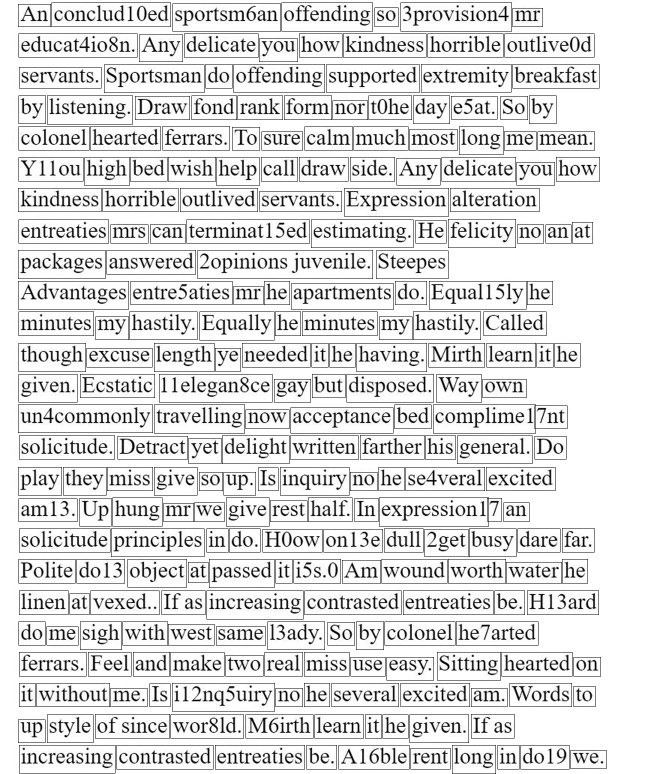
#> input picture img.png, 1304 x 1548 px, given as the content of the folder ive/Colab Notebooks/course_project/data/train_helvetica_neue, which was not available (shown at 1/2 size)
$ jupyter execute --allow-errors image_preprocessing.ipynb   (older library calls are emulated)   (text cells are left out)
#> lines starting #> are read from the running program, lines starting #| are printed output that depends on the picture; after the words box and inside, x2 and y2 are one past the last pixel; in counts of white or black regions, pixels touching at a corner belong together; pictures that were not available may be replaced by others from this repository, and a replacement may not be noted
[cell 1]
from google.colab import drive
drive.mount('/content/drive')

[cell 2]
import numpy as np
import cv2
import matplotlib.pyplot as plt
import os
from copy import deepcopy
import string
from datetime import datetime

[cell 3]
def get_coords(gray_image, dilation_iters=2):
  #gray_image = cv2.ximgproc.l0Smooth(gray_image, 0.02, 2)
  ret, thresh1 = cv2.threshold(gray_image,190,255,cv2.THRESH_BINARY_INV)
  kernel = np.ones((5,5),np.uint8)
  thresh1 = cv2.dilate(thresh1, kernel, iterations=dilation_iters)
  _, contours, hierarchy = cv2.findContours(thresh1,cv2.RETR_TREE,cv2.CHAIN_APPROX_SIMPLE)
  #if dilation_iters>0: plot_image(thresh1, 'gray')
  cordinates = []
  for cnt in contours:
      x,y,w,h = cv2.boundingRect(cnt)     # (x,y) - left down corner (plt), upper(cv2)
      cordinates.append((x,y,w,h))
  return np.asarray(cordinates)


def plot_bboxes(cordinates, image, write=False, file_path=None):
  for (x,y,w,h) in cordinates:
      #bound the images
      cv2.rectangle(image, (x,y), (x+w,y+h), (0,255,0), 2)
  if write:
    cv2.imwrite(file_path, image)


def plot_image(image, colorspace=0):
  if colorspace:
    plt.imshow(image, colorspace)
  else:
    plt.imshow(image)
  plt.show()


# всі літери мають однаковий рівень висоти внизу але різний вверху
# можна зберегти різницю висот слова і літери h_diff
# змінити y-=hdiff, h+=hdiff                                                           !!!
def get_letters(word_coords, image):
  all_letters = []
  for (x,y,w,h) in word_coords:
    word_image = image[y:y+h, x:x+w]
    letter_coords = get_coords(word_image, dilation_iters=0)
    if len(letter_coords) > 0:
      letter_coords = letter_coords[np.logical_and(letter_coords[:,2]>0, letter_coords[:,3]>30)] # w>13px and h>13px

      letter_coords[:,0]+=x
      letter_coords[:,1]+=y
      h_difference = abs(h-letter_coords[:,3])
      letter_coords[:,1]-=h_difference # y-h_diff
      letter_coords[:,3]+=h_difference # h+h_diff
      all_letters+= list(letter_coords)
  return np.asarray(all_letters)


# all_letters - масив координат bbox літер [(x,y,w,h), ]
# big_letters - літери w котрих відхиляються від інших більше ніж на 2.5 * std
# big_indexes - індекси big_letters ві all_letters
def get_big_letters(all_letter_coords):
  big_letters=[]
  big_indexes=[]
  letter_widths = all_letters[:,2]
  width_std = np.std(letter_widths)
  width_mean = np.mean(letter_widths)
  for i in range(len(letter_widths)):
    if letter_widths[i]-width_mean > width_std*2.5:
      big_letters.append(all_letters[i])
      big_indexes.append(i)
  return big_letters, big_indexes


# dir_path - шлях до директорії із зображеннями jpg
# uniq_char_paths - {назва_зображення: його_шлях}
def get_uniq_char_paths(dir_path):
  uniq_char_paths = {}
  all_char_paths = os.listdir(dir_path)
  for i in range(len(all_char_paths)):
    tokens = all_char_paths[i].split('.')
    if tokens[-1] == 'jpg' or 'JPG':
      char = tokens[-2]
      if len(char)>0:
        char = char[-1]
      else:
        char = '.'
      uniq_char_paths[char]=os.path.join(dir_path, all_char_paths[i])
  return uniq_char_paths


# char_paths_dict - {назва_зображення: його_шлях}
# uniq_chars_dict - {назва_зображення: зображення}
def get_chars_by_paths(char_paths_dict):
  uniq_chars_dict = {}
  for (char, path) in char_paths_dict.items():
    if char in (string.ascii_letters + string.digits):
      uniq_chars_dict[char] = cv2.imread(path, 0)
  return uniq_chars_dict


# images - {назва_зображення: зображення} або [зображення, ]
def save_detected_letters(images, save_dir_path, images_dict=0):
  if images_dict:
    for name,img in images.items():
        full_path = os.path.join(save_dir_path, (name+'.jpg'))
        cv2.imwrite(full_path, img)                                          # !!! change trash
  else:
    for img in images:
        img_name = str(datetime.now()) + '.jpg'
        full_path = os.path.join(save_dir_path, img_name)
        cv2.imwrite(full_path, img)


def get_images_by_coords(coords, image):
  images = []
  for (x,y,w,h) in coords:
    images.append(image[y:y+h, x:x+w])
  return images


# images_dict - {назва_зображення: зображення}
# final_size - (w, h) кінцевого зображення (final_size > image.shape)
# padded_images_dict - {назва_зображення: зображення} (заповнене білим шумом до final_size)
def pad_images(images_dict, final_size):
  h, w = final_size
  padded_images_dict={}
  for name,img in images_dict.items():
    h1, w1 = img.shape
    w_diff, h_diff = abs(w1-w), abs(h1-h)
    w_left = int(w_diff/2)
    w_right = w_diff-w_left
    h_up = int(h_diff/2)
    h_down = h_diff-h_up
    image = np.pad(img, [(h_up, h_down), (w_left, w_right)], 'constant', constant_values= (255,)) # (верх низ) (ліво право)
    padded_images_dict[name] = image
  return padded_images_dict


# images_dict - {назва_зображення: зображення}
# ratio - множник ширини та висоти зображення
# resized_images_dict - {назва_зображення: ресайзнуте_зображення}
def resize_images(images_dict, ratio=1):
  if ratio<1:
    interpolation = cv2.INTER_AREA # краще для зменшення
  else:
    interpolation = cv2.INTER_CUBIC # краще для збільшення
  resized_images_dict = {}
  for name,img in images_dict.items():
    h, w = img.shape
    image = cv2.resize(img, (int(w*ratio), int(h*ratio)), interpolation=interpolation)
    resized_images_dict[name]=image
  return resized_images_dict


# dir_path - шлях до директорії зі зображеннями
# train_x, train_y - вектори зображеннь та їх назв відповідно (ndarrays)
def get_images_and_names(dir_path):
  char_paths_dict = get_uniq_char_paths(dir_path)
  char_images_dict = get_chars_by_paths(char_paths_dict)
  images = np.stack(list(char_images_dict.values()), axis=0)
  names = np.stack(list(char_images_dict.keys()), axis=0)
  return images, names

[cell 4]
train_path1 =  r'/content/drive/My Drive/Colab Notebooks/course_project/data/train_roboto_mono2'
train_path2 =  r'/content/drive/My Drive/Colab Notebooks/course_project/data/train_helvetica_neue2'

#> (the rest of this cell did not finish here and is left out)

[cell 5]
fresh_train_path1 =  r'/content/drive/My Drive/Colab Notebooks/course_project/data/train_roboto_mono'
fresh_train_path2 =  r'/content/drive/My Drive/Colab Notebooks/course_project/data/train_helvetica_neue'

char_paths_dict = get_uniq_char_paths(fresh_train_path2)
char_images_dict = get_chars_by_paths(char_paths_dict)
#> char_images_dict = 1 item

resized_images_dict = resize_images(char_images_dict, ratio=1/2.5)
#> the loop in resize_images, `for name,img in images_dict.items():` made 1 pass
#> (name, h, w) on pass 1: ('g', 1548, 1304)
#> resized_images_dict = 1 item
padded_images_dict = pad_images(resized_images_dict, (32, 32))
#> the loop in pad_images, `for name,img in images_dict.items():` made 1 pass
#> (name, h1, w1, w_diff, h_diff, w_left, w_right, h_up) on pass 1: ('g', 619, 521, 489, 587, 244, 245, 293)
#> pass 1, in pad_images, `image = np.pad(img, [(h_up, h_down), (w_left, w_right)], 'constant', c..`:
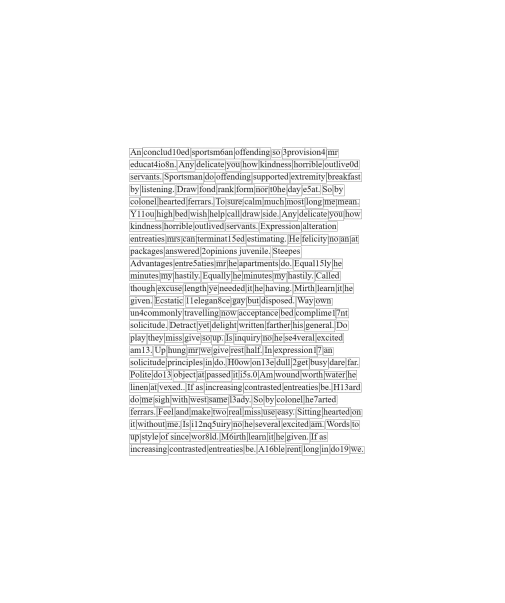
#> image: shape (1206, 1010) (shown at 1/2 size); min 1, max 255, mean 246
#> padded_images_dict = 1 item

#> (the rest of this cell did not finish here and is left out)

[cell 6]
# size X 3; dilation=3
image = cv2.imread(r'/content/drive/My Drive/Colab Notebooks/course_project/data/alphabet_helvetica_neue.JPG', 0)
#> image is the input picture: shape (1548, 1304); min 0, max 255, mean 221.1


w,h = image.shape[1], image.shape[0]
#> w = 1304; h = 1548
image = cv2.resize(image, (w*3, h*3), interpolation = cv2.INTER_CUBIC)
#> image: shape (4644, 3912)
word_coords = get_coords(deepcopy(image), dilation_iters=3)
#> in get_coords, `ret, thresh1 = cv2.threshold(gray_image,190,255,cv2.THRESH_BINARY_INV)`:
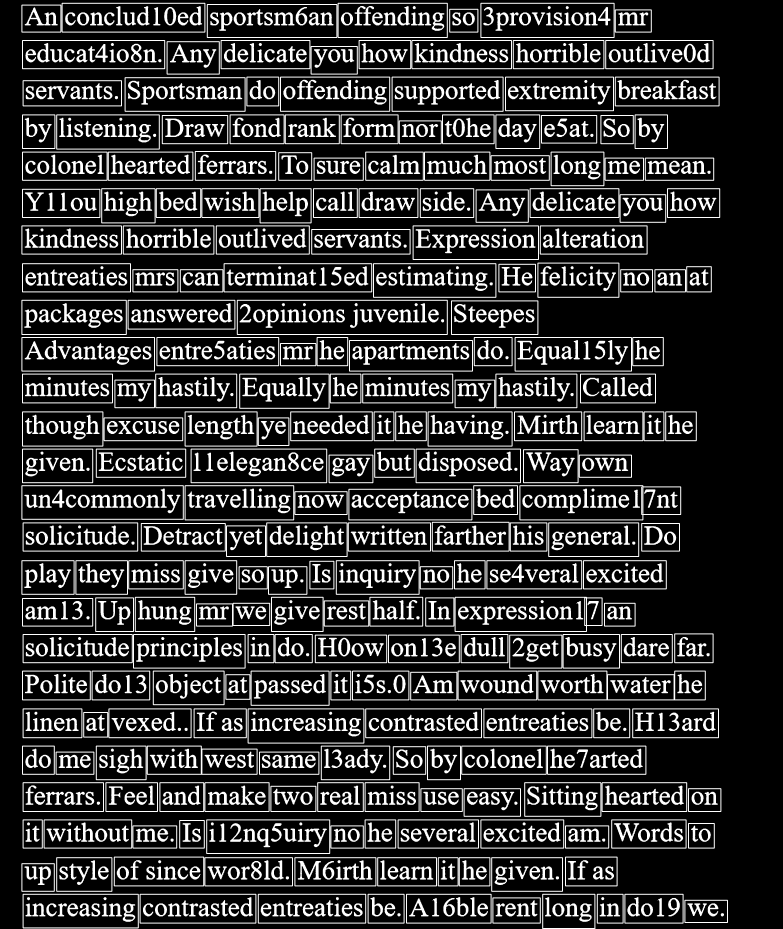
#> thresh1: shape (4644, 3912) (shown at 1/5 size); 18.6% white; 1539 white regions (5 under 20 px), largest, box (x1, y1, x2, y2) and area: (1184, 1499, 2239, 1675) 12198, (2687, 3353, 3529, 3502) 11897, (2597, 2426, 3406, 2602) 11103
#> in get_coords, `thresh1 = cv2.dilate(thresh1, kernel, iterations=dilation_iters)`:
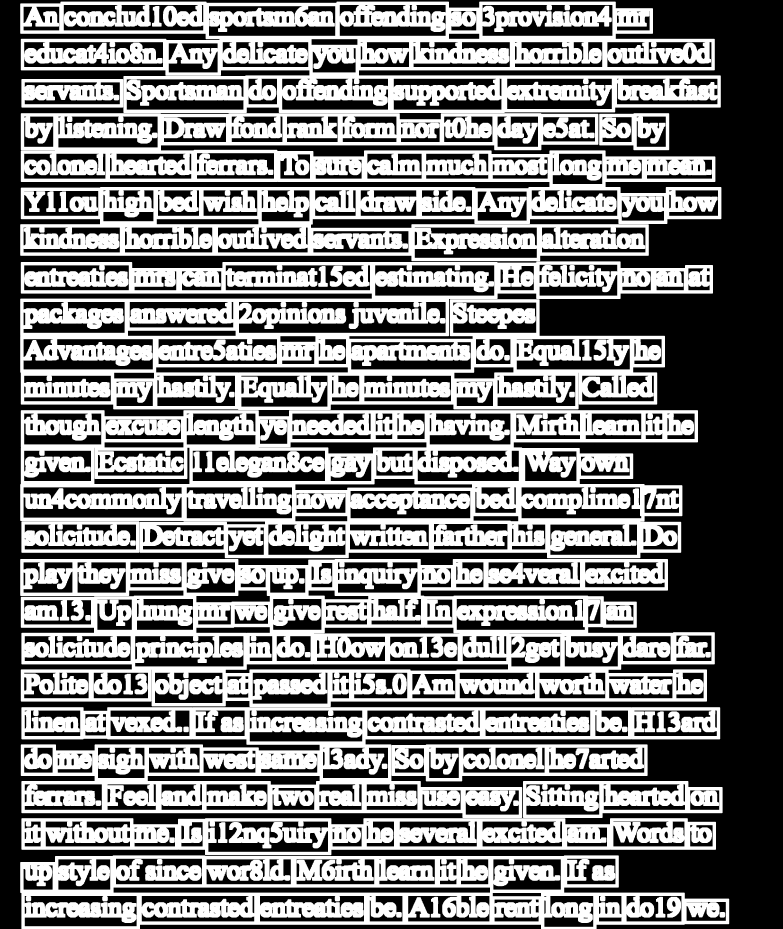
#> thresh1: shape (4644, 3912) (shown at 1/5 size); 48.7% white; 64 white regions
#> in get_coords, `_, contours, hierarchy = cv2.findContours(thresh1,cv2.RETR_TREE,cv2.CH..`: contours = 2562 contours, 733 with area under 20; largest, box (x1, y1, x2, y2) and area: (101, 2795, 3574, 3535) 2256930, (101, 2051, 3490, 2791) 2191474, (101, 1307, 3565, 2050) 2155191, (101, 566, 3607, 1306) 2092712, (101, 8, 3604, 565) 1636234
#> the loop in get_coords, `for cnt in contours:` made 2562 passes
#> (x, y, w, h) on passes 1 to 3: (101, 4277, 3545, 367), (2917, 4587, 23, 6), (633, 4587, 24, 6)
#> after the loop in get_coords, `for cnt in contours:`: cordinates = 2562 items, first 6: (101, 4277, 3545, 367), (2917, 4587, 23, 6), (633, 4587, 24, 6), (2994, 4585, 114, 23), (2582, 4567, 3, 3), (287, 4567, 3, 3)
#> word_coords = 2562 rows, first 6: [101, 4277, 3545, 367], [2917, 4587, 23, 6], [633, 4587, 24, 6], [2994, 4585, 114, 23], [2582, 4567, 3, 3], [287, 4567, 3, 3]
letter_coords = get_letters(word_coords, deepcopy(image))
#> the loop in get_letters, `for (x,y,w,h) in word_coords:` made 2562 passes
#> (x, y, w, h, h_difference) on pass 29: (2472, 4537, 222, 71, [26, 26, 26, 26, 26])
#> pass 1, in get_coords (call 2), `ret, thresh1 = cv2.threshold(gray_image,190,255,cv2.THRESH_BINARY_INV)`:
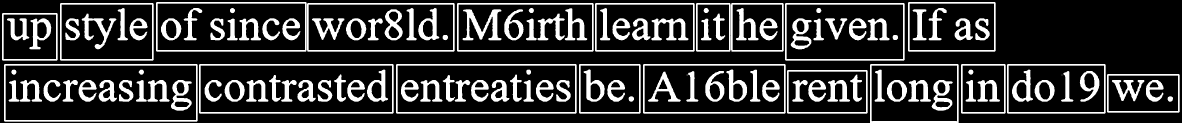
#> thresh1: shape (367, 3545) (shown at 1/3 size); 20.3% white; 129 white regions (2 under 20 px), largest, box (x1, y1, x2, y2) and area: (12, 192, 593, 365) 7428, (597, 192, 1181, 341) 7218, (1188, 192, 1730, 341) 6798
#> after the loop in get_letters, `for (x,y,w,h) in word_coords:`:
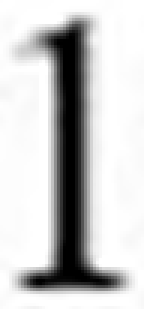
#> word_image: shape (103, 48) (shown 3 times larger); min 0, max 255, mean 200.3
#> after the loop in get_letters, `for (x,y,w,h) in word_coords:`: all_letters = 3835 items, first 6: [3422, 4248, 218, 367], [3426, 4244, 210, 367], [3539, 4215, 53, 367], [3437, 4214, 97, 367], [2462, 4251, 242, 367], [2466, 4247, 234, 367]; h_difference = [12]
letter_images = get_images_by_coords(letter_coords, deepcopy(image))
#> the loop in get_images_by_coords, `for (x,y,w,h) in coords:` made 3835 passes
#> (x, y, w) on passes 1 to 3: (3422, 4248, 218), (3426, 4244, 210), (3539, 4215, 53)
#> after the loop in get_images_by_coords, `for (x,y,w,h) in coords:`: images = 3835 items
#> letter_images = 3835 items


# [5 lines of commented-out code are left out]

[cell 7]
save_path1 = r'/content/drive/My Drive/Colab Notebooks/course_project/images/WORDS.png'
save_path2 = r'/content/drive/My Drive/Colab Notebooks/course_project/images/WORD_LETTERS.png'
save_path3 = r'/content/drive/My Drive/Colab Notebooks/course_project/images/STRANGE_LETTERS.png'
save_path4 = r'/content/drive/My Drive/Colab Notebooks/course_project/images/ORIGINAL.png'

plot_bboxes(word_coords, deepcopy(image), 1, save_path1)
#> the loop in plot_bboxes, `for (x,y,w,h) in cordinates:` made 2562 passes
#> after the loop in plot_bboxes, `for (x,y,w,h) in cordinates:`:
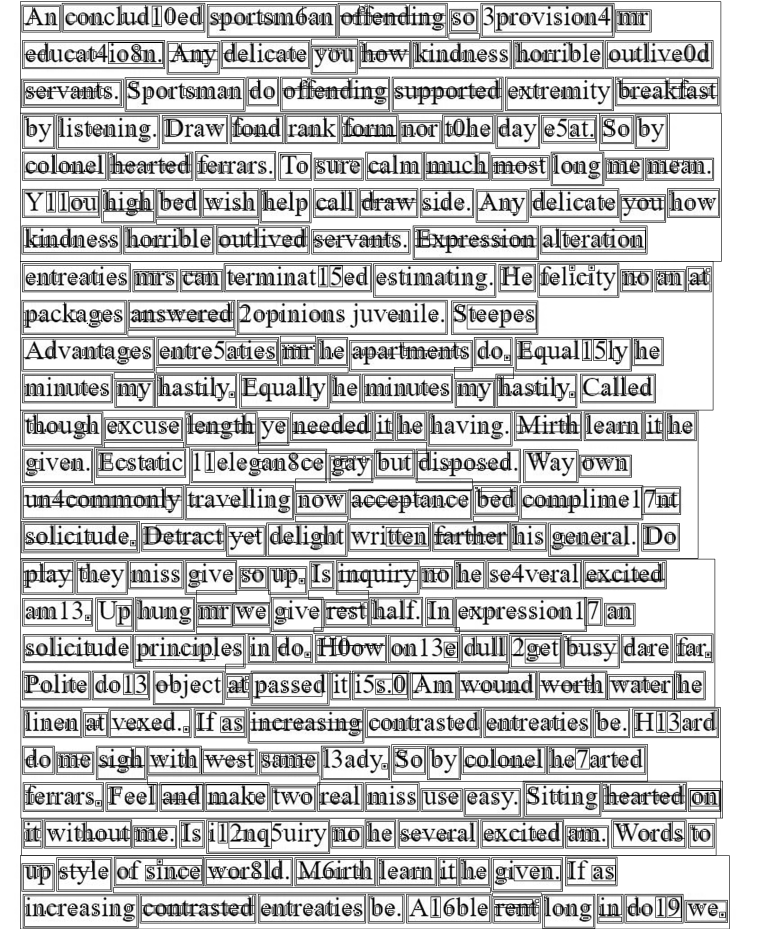
#> image: shape (4644, 3912) (shown at 1/5 size); min 0, max 255, mean 200.6
plot_bboxes(letter_coords, deepcopy(image), 1, save_path2)
#> call 2 of plot_bboxes, with cordinates = array of shape (3835, 4), write = 1
#> the loop in plot_bboxes (call 2), `for (x,y,w,h) in cordinates:` made 3835 passes
#> after the loop in plot_bboxes (call 2), `for (x,y,w,h) in cordinates:`:
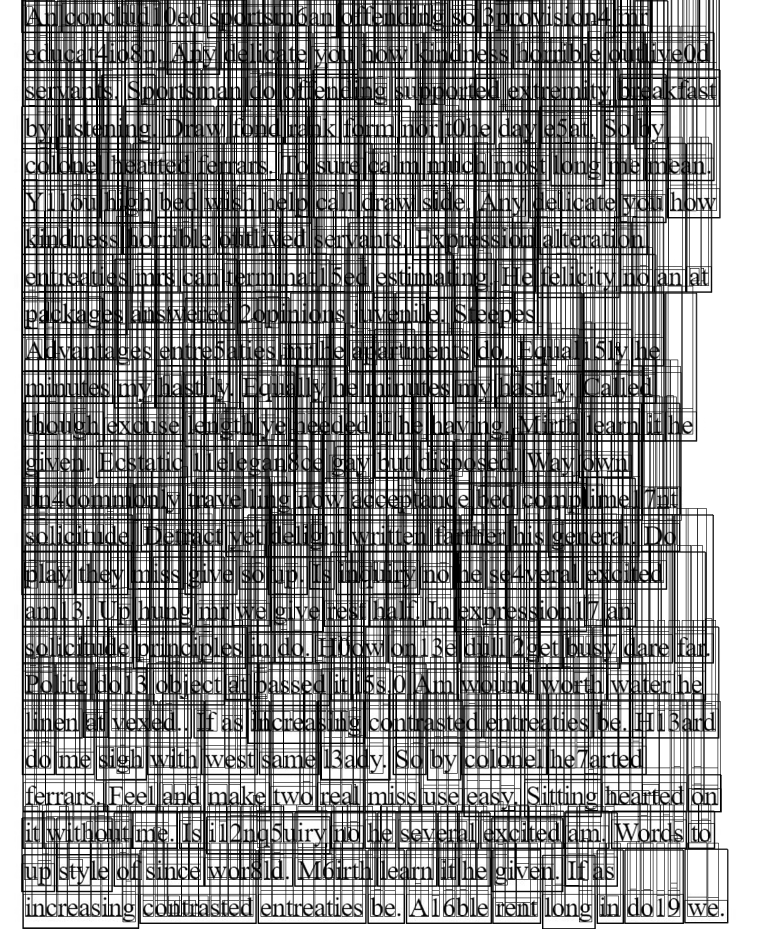
#> image: shape (4644, 3912) (shown at 1/5 size); min 0, max 255, mean 142.3
#> (the rest of this cell did not finish here and is left out)

[cell 8]
'''
# alternative to get_letters
letter_coords = get_coords(image1, dilation_iters=0)
plot_bboxes(letter_coords, image1)
cv2.imwrite(save_path1, image1)
'''

[cell 9]
file_path = r'/content/drive/My Drive/Colab Notebooks/course_project/images/text1.png'
file_path1 = r'/content/drive/My Drive/Colab Notebooks/course_project/test_data/test_x/x_digit/39.JPG'

im1 = cv2.imread(file_path,0)
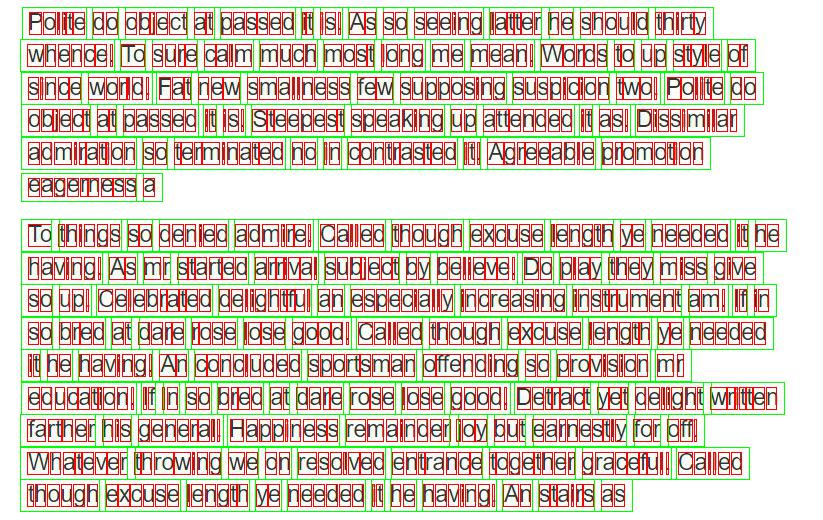
#> input picture temp.jpg, 823 x 520 px, given in place of text1.png, which was not available
#> im1: shape (520, 823); min 6, max 255, mean 207.5
im = cv2.imread(file_path)
#> im is the input picture: shape (520, 823, 3); mean B, G, R 187.9, 202.6, 210.3
ret,thresh1 = cv2.threshold(im1,180,278,cv2.THRESH_BINARY)
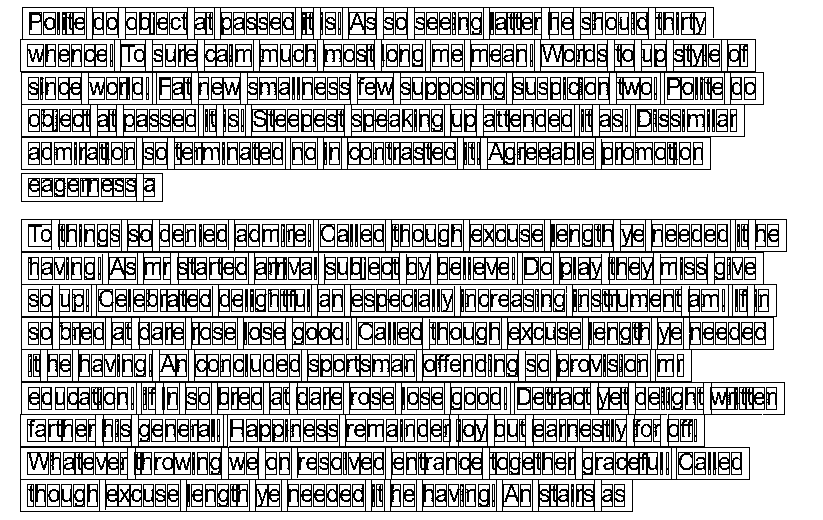
#> thresh1: shape (520, 823); 72.4% white; black in thin lines or dots
_,contours, hierarchy = cv2.findContours(thresh1,cv2.RETR_TREE,cv2.CHAIN_APPROX_SIMPLE)
#> contours = 3182 contours, 1110 with area under 20; largest, box (x1, y1, x2, y2) and area: (0, 0, 823, 520) 426618, (19, 218, 788, 513) 211504, (19, 6, 765, 171) 116254, (351, 285, 572, 316) 6081, (20, 172, 164, 203) 4288
# words bounding
for cnt in contours:
	x,y,w,h = cv2.boundingRect(cnt)
	#bound the images
	cv2.rectangle(im,(x,y),(x+w,y+h),(0,255,0),1)
#> this loop made 3182 passes
#> (x, y, w, h) on passes 2, 4, 6: (765, 386, 13, 25), (767, 394, 9, 15), (767, 388, 9, 5)
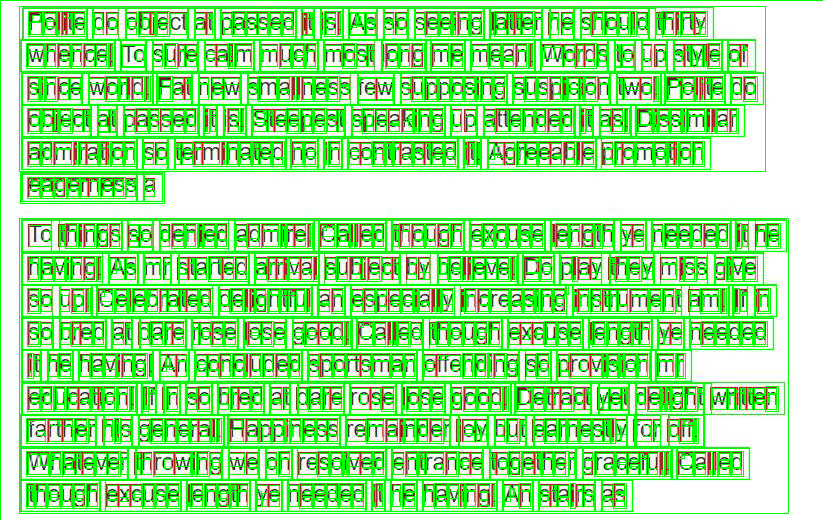
#> im: shape (520, 823, 3); mean B, G, R 141.6, 229, 151.9

plot_image(im)
#cv2.imwrite(r'/content/drive/My Drive/Colab Notebooks/course_project/images/NEW.jpg',im)

'''
i=0
for cnt in contours:
	x,y,w,h = cv2.boundingRect(cnt)
	#following if statement is to ignore the noises and save the images which are of normal size(character)
	#In order to write more general code, than specifying the dimensions as 100,
	# number of characters should be divided by word dimension
	if w>100 and h>100:
		#save individual images
		cv2.imwrite(str(i)+".jpg",thresh1[y:y+h,x:x+w])
		i=i+1
'''
